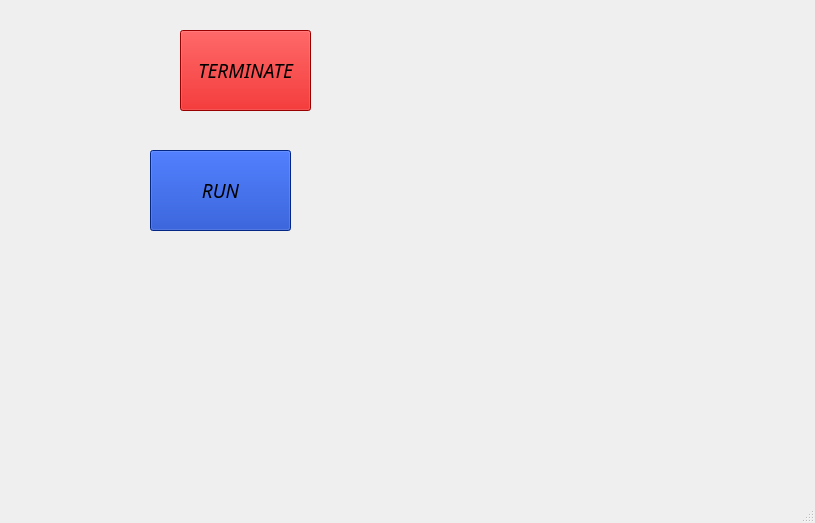
<?xml version="1.0" encoding="UTF-8"?>
<ui version="4.0">
 <class>MainWindow</class>
 <widget class="QMainWindow" name="MainWindow">
  <property name="geometry">
   <rect>
    <x>0</x>
    <y>0</y>
    <width>815</width>
    <height>523</height>
   </rect>
  </property>
  <property name="windowTitle">
   <string>MainWindow</string>
  </property>
  <widget class="QWidget" name="centralwidget">
   <widget class="QLabel" name="label">
    <property name="geometry">
     <rect>
      <x>0</x>
      <y>-10</y>
      <width>831</width>
      <height>491</height>
     </rect>
    </property>
    <property name="text">
     <string/>
    </property>
    <property name="pixmap">
     <pixmap>94a179_2537d2c2e5fc4e139ddf450c75acb7b4~mv2.gif</pixmap>
    </property>
    <property name="scaledContents">
     <bool>true</bool>
    </property>
   </widget>
   <widget class="QPushButton" name="pushButton">
    <property name="geometry">
     <rect>
      <x>150</x>
      <y>150</y>
      <width>141</width>
      <height>81</height>
     </rect>
    </property>
    <property name="font">
     <font>
      <family>Franklin Gothic Heavy</family>
      <pointsize>14</pointsize>
      <weight>50</weight>
      <italic>true</italic>
      <bold>false</bold>
     </font>
    </property>
    <property name="styleSheet">
     <string notr="true">font: italic 14pt &quot;Franklin Gothic Heavy&quot;;
background-color: rgb(6, 54, 187);</string>
    </property>
    <property name="text">
     <string>RUN</string>
    </property>
   </widget>
   <widget class="QLabel" name="label_2">
    <property name="geometry">
     <rect>
      <x>170</x>
      <y>-30</y>
      <width>471</width>
      <height>371</height>
     </rect>
    </property>
    <property name="text">
     <string/>
    </property>
    <property name="pixmap">
     <pixmap>74bc5c25eb8a960229f43545854aabdd.gif</pixmap>
    </property>
    <property name="scaledContents">
     <bool>true</bool>
    </property>
    <property name="alignment">
     <set>Qt::AlignRight|Qt::AlignTrailing|Qt::AlignVCenter</set>
    </property>
   </widget>
   <widget class="QTextBrowser" name="textBrowser_2">
    <property name="geometry">
     <rect>
      <x>520</x>
      <y>70</y>
      <width>141</width>
      <height>51</height>
     </rect>
    </property>
    <property name="styleSheet">
     <string notr="true">font: 11pt &quot;Franklin Gothic Heavy&quot;;
background:transparent;
border-radius:none;</string>
    </property>
   </widget>
   <widget class="QPushButton" name="pushButton_3">
    <property name="geometry">
     <rect>
      <x>180</x>
      <y>30</y>
      <width>131</width>
      <height>81</height>
     </rect>
    </property>
    <property name="font">
     <font>
      <family>Franklin Gothic Heavy</family>
      <pointsize>14</pointsize>
      <weight>50</weight>
      <italic>true</italic>
      <bold>false</bold>
     </font>
    </property>
    <property name="styleSheet">
     <string notr="true">font: italic 14pt &quot;Franklin Gothic Heavy&quot;;
background-color: rgb(213, 0, 0);
</string>
    </property>
    <property name="text">
     <string>TERMINATE</string>
    </property>
   </widget>
   <widget class="QLabel" name="label_3">
    <property name="geometry">
     <rect>
      <x>110</x>
      <y>240</y>
      <width>561</width>
      <height>91</height>
     </rect>
    </property>
    <property name="text">
     <string/>
    </property>
    <property name="pixmap">
     <pixmap>D4Ll.gif</pixmap>
    </property>
    <property name="scaledContents">
     <bool>true</bool>
    </property>
    <property name="wordWrap">
     <bool>true</bool>
    </property>
   </widget>
   <widget class="QTextBrowser" name="textBrowser_3">
    <property name="geometry">
     <rect>
      <x>520</x>
      <y>150</y>
      <width>141</width>
      <height>51</height>
     </rect>
    </property>
    <property name="styleSheet">
     <string notr="true">font: 11pt &quot;Franklin Gothic Heavy&quot;;
background:transparent;
border-radius:none;</string>
    </property>
   </widget>
   <zorder>label</zorder>
   <zorder>label_2</zorder>
   <zorder>textBrowser_2</zorder>
   <zorder>pushButton_3</zorder>
   <zorder>pushButton</zorder>
   <zorder>label_3</zorder>
   <zorder>textBrowser_3</zorder>
  </widget>
  <widget class="QMenuBar" name="menubar">
   <property name="geometry">
    <rect>
     <x>0</x>
     <y>0</y>
     <width>815</width>
     <height>21</height>
    </rect>
   </property>
  </widget>
  <widget class="QStatusBar" name="statusbar"/>
 </widget>
 <resources/>
 <connections/>
</ui>
